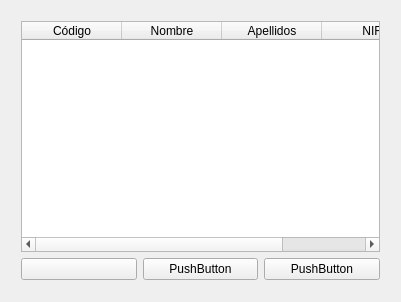
<ui version="4.0" >
 <class>ListarClientesClass</class>
 <widget class="QWidget" name="ListarClientesClass" >
  <property name="geometry" >
   <rect>
    <x>0</x>
    <y>0</y>
    <width>401</width>
    <height>302</height>
   </rect>
  </property>
  <property name="windowTitle" >
   <string>ListarClientes</string>
  </property>
  <property name="windowIcon" >
   <iconset>images/LCliente.PNG</iconset>
  </property>
  <widget class="QWidget" name="gridLayout" >
   <property name="geometry" >
    <rect>
     <x>10</x>
     <y>10</y>
     <width>381</width>
     <height>281</height>
    </rect>
   </property>
   <layout class="QGridLayout" >
    <item row="0" column="0" colspan="4" >
     <widget class="QTableWidget" name="tableWidget" >
      <property name="alternatingRowColors" >
       <bool>true</bool>
      </property>
      <property name="sortingEnabled" >
       <bool>false</bool>
      </property>
      <column>
       <property name="text" >
        <string>Código</string>
       </property>
      </column>
      <column>
       <property name="text" >
        <string>Nombre</string>
       </property>
      </column>
      <column>
       <property name="text" >
        <string>Apellidos</string>
       </property>
      </column>
      <column>
       <property name="text" >
        <string>NIF</string>
       </property>
      </column>
     </widget>
    </item>
    <item rowspan="2" row="1" column="0" colspan="4" >
     <layout class="QHBoxLayout" >
      <item>
       <widget class="QPushButton" name="pushButton_3" >
        <property name="text" >
         <string/>
        </property>
       </widget>
      </item>
      <item>
       <widget class="QPushButton" name="pushButton_2" >
        <property name="text" >
         <string>PushButton</string>
        </property>
       </widget>
      </item>
      <item>
       <widget class="QPushButton" name="pushButton" >
        <property name="text" >
         <string>PushButton</string>
        </property>
       </widget>
      </item>
     </layout>
    </item>
   </layout>
  </widget>
 </widget>
 <layoutdefault spacing="6" margin="11" />
 <resources/>
 <connections>
  <connection>
   <sender>pushButton</sender>
   <signal>clicked()</signal>
   <receiver>ListarClientesClass</receiver>
   <slot>close()</slot>
   <hints>
    <hint type="sourcelabel" >
     <x>335</x>
     <y>269</y>
    </hint>
    <hint type="destinationlabel" >
     <x>350</x>
     <y>294</y>
    </hint>
   </hints>
  </connection>
 </connections>
</ui>
